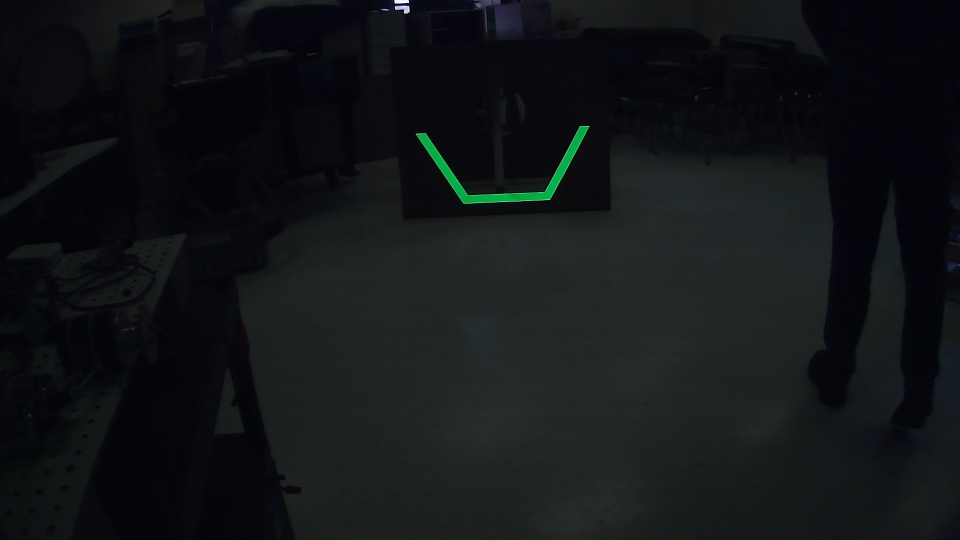
#> input picture Vision/bin/img_1.jpg, 1920 x 1080 px, given in place of the camera (shown at 1/2 size)
$ python benchmark.py
#> lines starting #> are read from the running program, lines starting #| are printed output that depends on the picture; after the words box and inside, x2 and y2 are one past the last pixel; in counts of white or black regions, pixels touching at a corner belong together
import cv2
import time

start = time.time()

duration = 30
counter = 0

cam = cv2.VideoCapture(2)

print("Initialization complete - took ",  (time.time() - start), " seconds.")

#cam.set(cv2.CAP_PROP_FRAME_WIDTH, 1920)
#cam.set(cv2.CAP_PROP_FRAME_HEIGHT, 1080)

start_test = time.time()

while time.time() - start_test < duration:
    _, frame = cam.read()
#> frame is the input picture: shape (1080, 1920, 3); mean B, G, R 23, 21, 17.9

    blur = cv2.medianBlur(frame, 5)

    hsv = cv2.cvtColor(frame, cv2.COLOR_BGR2HSV)
#> hsv: shape (1080, 1920, 3); mean H, S, V 102, 79.3, 23.8
    hsv = cv2.inRange(hsv, (72, 79, 170), (96, 255, 255))
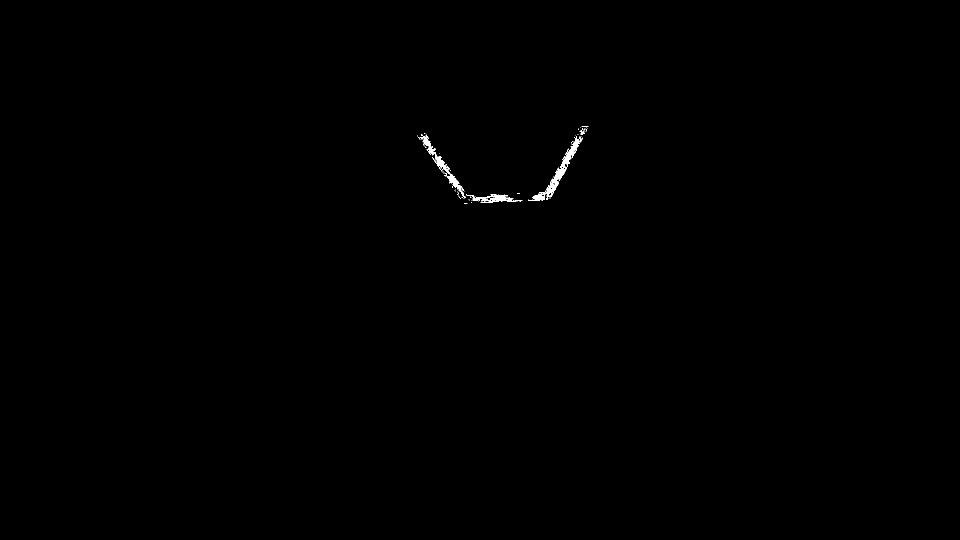
#> hsv: shape (1080, 1920) (shown at 1/2 size); 0.19% white; 74 white regions (68 under 20 px), largest, box (x1, y1, x2, y2) and area: (1056, 272, 1165, 401) 1770, (841, 269, 931, 397) 1201, (943, 388, 1045, 406) 696, (1159, 260, 1169, 270) 46, (1163, 252, 1177, 254) 23, (933, 390, 949, 393) 23

    final = cv2.erode(hsv, None, iterations=1, borderType=cv2.BORDER_CONSTANT)
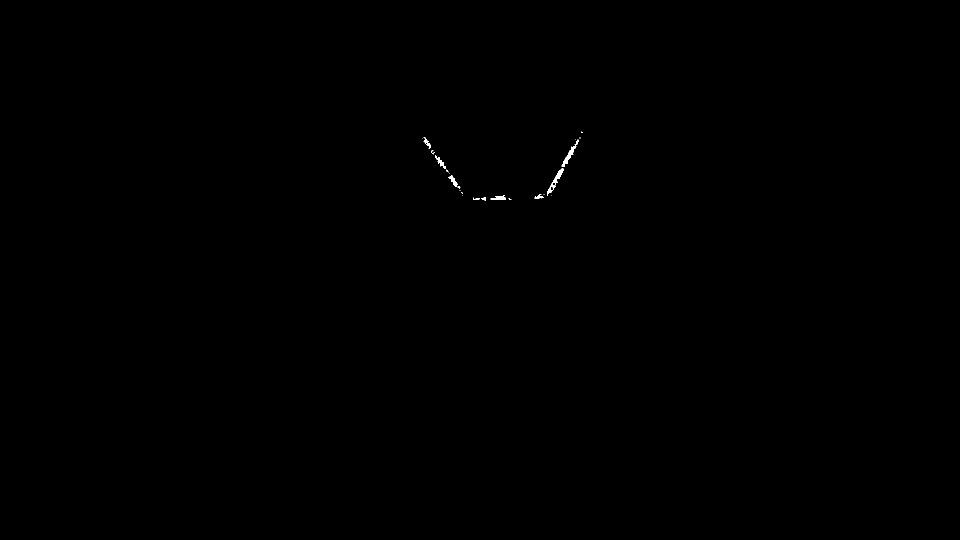
#> final: shape (1080, 1920) (shown at 1/2 size); 0.07% white; 24 white regions (14 under 20 px), largest, box (x1, y1, x2, y2) and area: (1094, 337, 1128, 392) 381, (1123, 279, 1158, 334) 347, (981, 391, 1012, 400) 175
    counter += 1

print("Resolution: 1920x1080, FPS: ", counter / (time.time() - start_test))

cam.set(cv2.CAP_PROP_FRAME_WIDTH, 1280)
cam.set(cv2.CAP_PROP_FRAME_HEIGHT, 720)

start_test = time.time()

while time.time() - start_test < duration:
    _, frame = cam.read()

    blur = cv2.medianBlur(frame, 5)

    hsv = cv2.cvtColor(frame, cv2.COLOR_BGR2HSV)
    hsv = cv2.inRange(hsv, (72, 79, 170), (96, 255, 255))

    final = cv2.erode(hsv, None, iterations=1, borderType=cv2.BORDER_CONSTANT)
    counter += 1

print("Resolution: 1280x720, FPS: ", counter / (time.time() - start_test))

cam.set(cv2.CAP_PROP_FRAME_WIDTH, 640)
cam.set(cv2.CAP_PROP_FRAME_HEIGHT, 480)

start_test = time.time()

while time.time() - start_test < duration:
    _, frame = cam.read()

    blur = cv2.medianBlur(frame, 5)

    hsv = cv2.cvtColor(frame, cv2.COLOR_BGR2HSV)
    hsv = cv2.inRange(hsv, (72, 79, 170), (96, 255, 255))

    final = cv2.erode(hsv, None, iterations=1, borderType=cv2.BORDER_CONSTANT)
    counter += 1

print("Resolution: 640x480, FPS: ", counter / (time.time() - start_test))

print("Total Time: ", time.time() - start)

cam.release()
cv2.destroyAllWindows()
